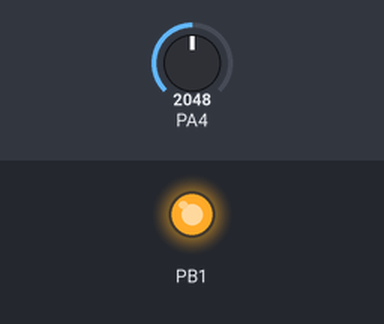
The sketch below on a simulated STM32 Blue Pill. Parts: output pins drawn as LEDs (lit = HIGH). Inputs (shaded band) come from the test bench; at power-on: PA4 = 2048.

Above: at 1.2 s.
1.3 s: PA4 set to 0
At 1.6 s:
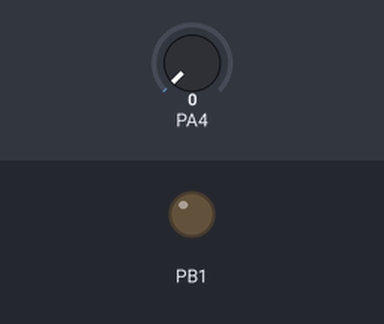
2.8 s: PA4 set to 491
At 3.9 s:
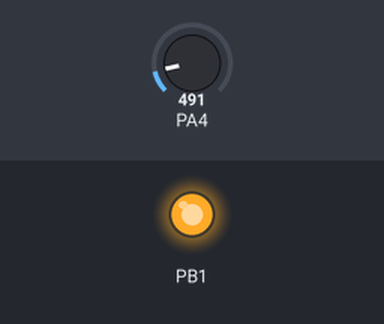
Timing chart, 0 to 5.8 s (numbered marks = the images above; inputs shaded):
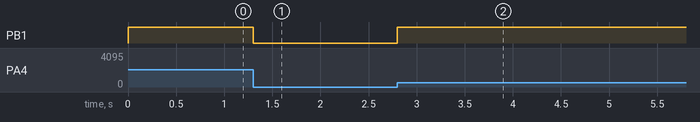

Measured:
- after the input at 1.3 s, PB1: HIGH → LOW at once
- after the input at 2.8 s, PB1: LOW → HIGH at once

The sketch:

sketch_jul27a.ino
```cpp
void setup()
{
  pinMode(PA4,INPUT_ANALOG);
  pinMode(PB1,OUTPUT);
  //pinMode(PC13,OUTPUT);

}
  int a;

void loop()
{


//  digitalWrite(PC13,HIGH);
//  delay(500);
//  digitalWrite(PC13,LOW);
//  delay(500);


  a = analogRead(PA4);
  analogWrite(PB1,a);

}
```
